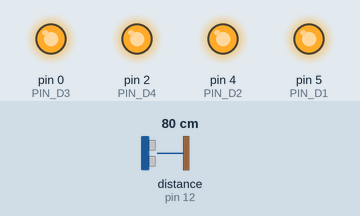
Recording of a sketch running on a simulated Arduino Uno, built with avr-gcc and run on an emulated ATmega328P. Parts: output pins drawn as LEDs (lit = HIGH). Wiring (inferred from the names in the program): ultrasonic range finder: trigger pin 14; echo pin 12. The inputs (shaded band) are chosen by the test bench; at power-on: distance to the obstacle (sensor on pin 12) 80 cm. The echo pulse lasts 58.3 µs per cm; pins used as bus, display or sensor lines are not drawn.

Above: at 1.2 s.
1.3 s: distance to the obstacle (sensor on pin 12) set to 12 cm
2.8 s: distance to the obstacle (sensor on pin 12) set to 9 cm
At 3.8 s:
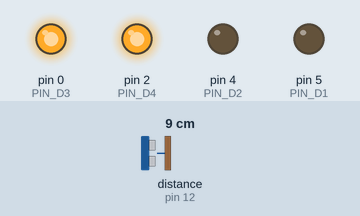
5.8 s: distance to the obstacle (sensor on pin 12) set to 18 cm
At 8.6 s:
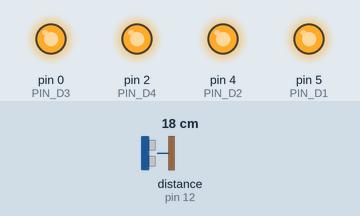
8.8 s: distance to the obstacle (sensor on pin 12) set to 2 cm
At 11.1 s:
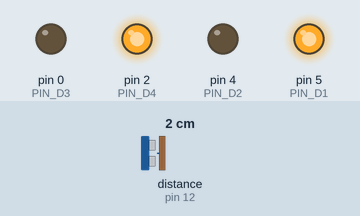
Timing chart, 0 to 15.3 s (numbered marks = the images above; inputs shaded):
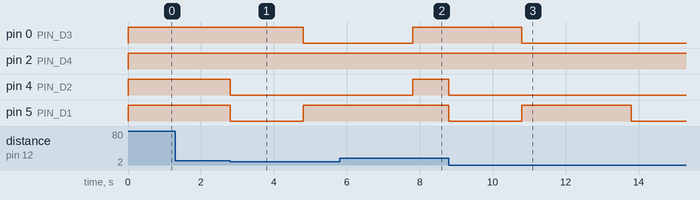

The sketch:

OBSTICLE_AVOID_ROBOT.ino
```cpp
#define PIN_D1 5  // gpio5 = D1  PWM_A
#define PIN_D2 4  // gpio4 = D2  PWM_B
#define PIN_D3 0  // gpio0 = D3  DA (A- A+) connected to motor (LEDs)
#define PIN_D4 2  // gpio2 = D4  DB (B- B+) connected to motor

#define TRIGGER_PIN 14  // gpio14   D5
#define ECHO_PIN 12  // gpio12 D6

#define DIST_THRESHOLD 10 // Distance threshold in centimeters

void setup() {
  pinMode(PIN_D1, OUTPUT);
  pinMode(PIN_D2, OUTPUT);
  pinMode(PIN_D3, OUTPUT);
  pinMode(PIN_D4, OUTPUT);

  pinMode(TRIGGER_PIN, OUTPUT);
  pinMode(ECHO_PIN, INPUT);
}

void loop() {
  // Send a 10us pulse to trigger the ultrasonic sensor
  digitalWrite(TRIGGER_PIN, LOW);
  delayMicroseconds(2);
  digitalWrite(TRIGGER_PIN, HIGH);
  delayMicroseconds(10);
  digitalWrite(TRIGGER_PIN, LOW);

  // Measure the distance
  long duration = pulseIn(ECHO_PIN, HIGH);
  int distance = duration / 58; // Calculate distance in cm

  // Check if the distance is less than the threshold
  if (distance < DIST_THRESHOLD) {
    // Obstacle detected, stop the robot
    digitalWrite(PIN_D1, LOW);  // PWM_A LOW
    digitalWrite(PIN_D2, LOW);  // PWM_B LOW
    delay(2000);  // Wait for 2 seconds

    // Turn right to avoid the obstacle
    digitalWrite(PIN_D1, HIGH);  // PWM_A HIGH
    digitalWrite(PIN_D2, LOW);   // PWM_B LOW
    digitalWrite(PIN_D3, LOW);   // DA LOW
    digitalWrite(PIN_D4, HIGH);  // DB HIGH
    delay(3000);  // Wait for 1 second
  } else {
    // No obstacle, move forward
    digitalWrite(PIN_D1, HIGH);  // PWM_A HIGH
    digitalWrite(PIN_D2, HIGH);  // PWM_B HIGH
    digitalWrite(PIN_D3, HIGH);  // DA HIGH
    digitalWrite(PIN_D4, HIGH);  // DB HIGH
  }
}
```

Measured:
- the behaviour switches between 11 and 10 cm on distance to the obstacle (sensor on pin 12) (found by bisection; images 0 and 1)
- after the input at 1.3 s, every drawn part: stays the same
- after the input at 2.8 s, pin 0 (PIN_D3): HIGH → LOW after 2.0 s; pin 4 (PIN_D2): HIGH → LOW at once; pin 5 (PIN_D1): HIGH → LOW at once, → HIGH 2.0 s later
- after the input at 5.8 s, pin 0 (PIN_D3), pin 4 (PIN_D2): LOW → HIGH after 2.0 s; pin 5 (PIN_D1): stays HIGH (without the input it goes to LOW after 2.0 s)
- after the input at 8.8 s, pin 0 (PIN_D3): HIGH → LOW after 2.0 s; pin 4 (PIN_D2): HIGH → LOW at once; pin 5 (PIN_D1): HIGH → LOW at once, → HIGH 2.0 s later, → LOW 3.0 s later
